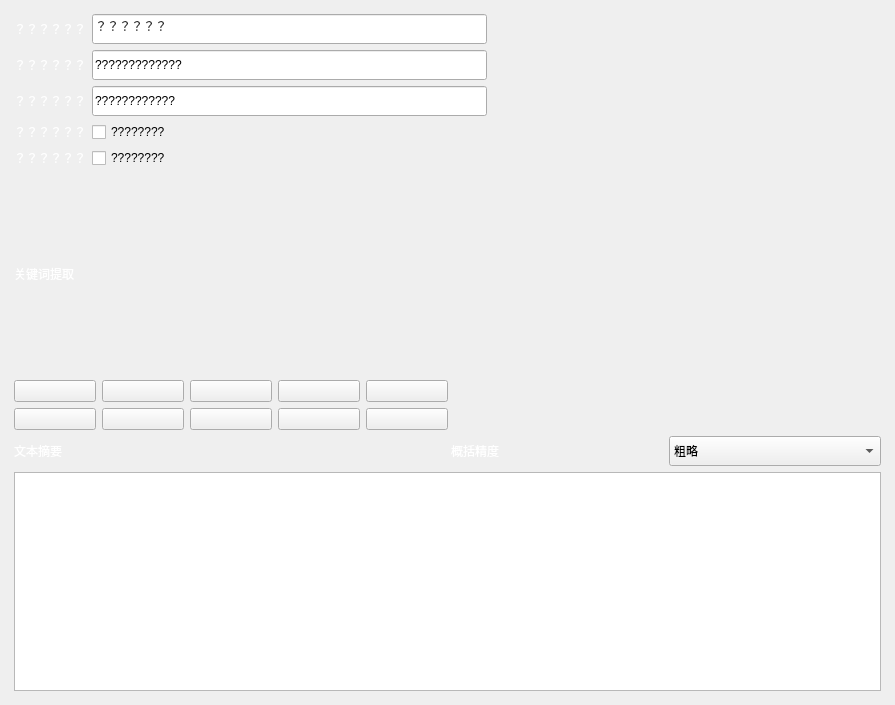
<?xml version="1.0" encoding="UTF-8"?>
<ui version="4.0">
 <class>MainPages</class>
 <widget class="QWidget" name="MainPages">
  <property name="geometry">
   <rect>
    <x>0</x>
    <y>0</y>
    <width>895</width>
    <height>705</height>
   </rect>
  </property>
  <property name="windowTitle">
   <string>Form</string>
  </property>
  <layout class="QVBoxLayout" name="main_pages_layout">
   <property name="spacing">
    <number>0</number>
   </property>
   <property name="leftMargin">
    <number>5</number>
   </property>
   <property name="topMargin">
    <number>5</number>
   </property>
   <property name="rightMargin">
    <number>5</number>
   </property>
   <property name="bottomMargin">
    <number>5</number>
   </property>
   <item>
    <widget class="QStackedWidget" name="pages">
     <property name="currentIndex">
      <number>3</number>
     </property>
     <widget class="QWidget" name="page_home">
      <property name="styleSheet">
       <string notr="true">font-size: 14pt</string>
      </property>
      <layout class="QVBoxLayout" name="page_1_layout">
       <property name="spacing">
        <number>5</number>
       </property>
       <property name="leftMargin">
        <number>5</number>
       </property>
       <property name="topMargin">
        <number>5</number>
       </property>
       <property name="rightMargin">
        <number>5</number>
       </property>
       <property name="bottomMargin">
        <number>5</number>
       </property>
       <item alignment="Qt::AlignmentFlag::AlignHCenter">
        <widget class="QFrame" name="welcome_base">
         <property name="minimumSize">
          <size>
           <width>300</width>
           <height>150</height>
          </size>
         </property>
         <property name="maximumSize">
          <size>
           <width>300</width>
           <height>150</height>
          </size>
         </property>
         <property name="frameShape">
          <enum>QFrame::Shape::NoFrame</enum>
         </property>
         <property name="frameShadow">
          <enum>QFrame::Shadow::Raised</enum>
         </property>
         <layout class="QVBoxLayout" name="center_page_layout">
          <property name="spacing">
           <number>10</number>
          </property>
          <property name="leftMargin">
           <number>0</number>
          </property>
          <property name="topMargin">
           <number>0</number>
          </property>
          <property name="rightMargin">
           <number>0</number>
          </property>
          <property name="bottomMargin">
           <number>0</number>
          </property>
          <item>
           <widget class="QFrame" name="logo">
            <property name="minimumSize">
             <size>
              <width>300</width>
              <height>120</height>
             </size>
            </property>
            <property name="maximumSize">
             <size>
              <width>300</width>
              <height>120</height>
             </size>
            </property>
            <property name="frameShape">
             <enum>QFrame::Shape::NoFrame</enum>
            </property>
            <property name="frameShadow">
             <enum>QFrame::Shadow::Raised</enum>
            </property>
            <layout class="QVBoxLayout" name="logo_layout">
             <property name="spacing">
              <number>0</number>
             </property>
             <property name="leftMargin">
              <number>0</number>
             </property>
             <property name="topMargin">
              <number>0</number>
             </property>
             <property name="rightMargin">
              <number>0</number>
             </property>
             <property name="bottomMargin">
              <number>0</number>
             </property>
            </layout>
           </widget>
          </item>
          <item>
           <widget class="QLabel" name="label">
            <property name="text">
             <string>Welcome To PyOneDark GUI</string>
            </property>
            <property name="alignment">
             <set>Qt::AlignmentFlag::AlignCenter</set>
            </property>
           </widget>
          </item>
         </layout>
        </widget>
       </item>
      </layout>
     </widget>
     <widget class="QWidget" name="page_tools">
      <layout class="QVBoxLayout" name="page_2_layout">
       <property name="spacing">
        <number>5</number>
       </property>
       <property name="leftMargin">
        <number>5</number>
       </property>
       <property name="topMargin">
        <number>5</number>
       </property>
       <property name="rightMargin">
        <number>5</number>
       </property>
       <property name="bottomMargin">
        <number>5</number>
       </property>
       <item>
        <widget class="QScrollArea" name="scroll_area">
         <property name="styleSheet">
          <string notr="true">background: transparent;</string>
         </property>
         <property name="frameShape">
          <enum>QFrame::Shape::NoFrame</enum>
         </property>
         <property name="verticalScrollBarPolicy">
          <enum>Qt::ScrollBarPolicy::ScrollBarAlwaysOff</enum>
         </property>
         <property name="horizontalScrollBarPolicy">
          <enum>Qt::ScrollBarPolicy::ScrollBarAlwaysOff</enum>
         </property>
         <property name="widgetResizable">
          <bool>true</bool>
         </property>
         <widget class="QWidget" name="contents">
          <property name="geometry">
           <rect>
            <x>0</x>
            <y>0</y>
            <width>233</width>
            <height>265</height>
           </rect>
          </property>
          <property name="styleSheet">
           <string notr="true">background: transparent;</string>
          </property>
          <layout class="QVBoxLayout" name="verticalLayout">
           <property name="spacing">
            <number>15</number>
           </property>
           <property name="leftMargin">
            <number>5</number>
           </property>
           <property name="topMargin">
            <number>5</number>
           </property>
           <property name="rightMargin">
            <number>5</number>
           </property>
           <property name="bottomMargin">
            <number>5</number>
           </property>
           <item>
            <widget class="QLabel" name="title_label">
             <property name="maximumSize">
              <size>
               <width>16777215</width>
               <height>40</height>
              </size>
             </property>
             <property name="font">
              <font>
               <pointsize>16</pointsize>
              </font>
             </property>
             <property name="styleSheet">
              <string notr="true">font-size: 16pt</string>
             </property>
             <property name="text">
              <string>Custom Widgets Page</string>
             </property>
             <property name="alignment">
              <set>Qt::AlignmentFlag::AlignCenter</set>
             </property>
            </widget>
           </item>
           <item>
            <widget class="QLabel" name="description_label">
             <property name="text">
              <string>Here will be all the custom widgets, they will be added over time on this page.
I will try to always record a new tutorial when adding a new Widget and updating the project on Patreon before launching on GitHub and GitHub after the public release.</string>
             </property>
             <property name="alignment">
              <set>Qt::AlignmentFlag::AlignHCenter|Qt::AlignmentFlag::AlignTop</set>
             </property>
             <property name="wordWrap">
              <bool>true</bool>
             </property>
            </widget>
           </item>
           <item>
            <layout class="QHBoxLayout" name="row_1_layout"/>
           </item>
           <item>
            <layout class="QHBoxLayout" name="row_2_layout"/>
           </item>
           <item>
            <layout class="QHBoxLayout" name="row_3_layout"/>
           </item>
           <item>
            <layout class="QVBoxLayout" name="row_4_layout"/>
           </item>
           <item>
            <layout class="QVBoxLayout" name="row_5_layout"/>
           </item>
          </layout>
         </widget>
        </widget>
       </item>
      </layout>
     </widget>
     <widget class="QWidget" name="page_videoplayer">
      <property name="styleSheet">
       <string notr="true">QFrame {
	font-size: 16pt;
}</string>
      </property>
      <layout class="QVBoxLayout" name="verticalLayout_4">
       <item>
        <layout class="QVBoxLayout" name="verticalLayout_3" stretch="11,0">
         <item>
          <widget class="QWidget" name="video_widget" native="true">
           <property name="styleSheet">
            <string notr="true">background-color: rgb(0, 0, 0);
font: 500 15pt &quot;JetBrains Mono&quot;;
color: rgb(255, 255, 255);</string>
           </property>
           <layout class="QVBoxLayout" name="verticalLayout_6"/>
          </widget>
         </item>
         <item>
          <layout class="QHBoxLayout" name="horizontalLayout_4" stretch="1,5">
           <item>
            <layout class="QHBoxLayout" name="horizontalLayout" stretch="1,1,0,0">
             <property name="spacing">
              <number>1</number>
             </property>
             <item>
              <widget class="PyIconButton" name="prev_btn">
               <property name="minimumSize">
                <size>
                 <width>40</width>
                 <height>40</height>
                </size>
               </property>
               <property name="styleSheet">
                <string notr="true"/>
               </property>
               <property name="text">
                <string/>
               </property>
              </widget>
             </item>
             <item>
              <widget class="PyIconButton" name="stop_btn">
               <property name="minimumSize">
                <size>
                 <width>40</width>
                 <height>40</height>
                </size>
               </property>
               <property name="styleSheet">
                <string notr="true"/>
               </property>
               <property name="text">
                <string/>
               </property>
              </widget>
             </item>
             <item>
              <widget class="PyIconButton" name="next_btn">
               <property name="minimumSize">
                <size>
                 <width>40</width>
                 <height>40</height>
                </size>
               </property>
               <property name="styleSheet">
                <string notr="true"/>
               </property>
               <property name="text">
                <string/>
               </property>
              </widget>
             </item>
             <item>
              <layout class="QHBoxLayout" name="horizontalLayout_3"/>
             </item>
            </layout>
           </item>
           <item>
            <layout class="QHBoxLayout" name="horizontalLayout_2" stretch="8,0,1">
             <item>
              <widget class="PySlider" name="progressbar">
               <property name="orientation">
                <enum>Qt::Orientation::Horizontal</enum>
               </property>
              </widget>
             </item>
             <item>
              <widget class="QLabel" name="progress_label">
               <property name="styleSheet">
                <string notr="true">font: 14pt &quot;JetBrains Mono&quot;;
color: rgb(255, 255, 255);</string>
               </property>
               <property name="text">
                <string>00:00</string>
               </property>
              </widget>
             </item>
             <item>
              <widget class="PyIconButton" name="volume_btn">
               <property name="minimumSize">
                <size>
                 <width>40</width>
                 <height>40</height>
                </size>
               </property>
               <property name="text">
                <string/>
               </property>
              </widget>
             </item>
            </layout>
           </item>
          </layout>
         </item>
        </layout>
       </item>
      </layout>
     </widget>
     <widget class="QWidget" name="page_tool">
      <layout class="QVBoxLayout" name="verticalLayout_5">
       <item>
        <layout class="QHBoxLayout" name="horizontalLayout_5" stretch="0,0,0">
         <item>
          <widget class="QLabel" name="temp1_1">
           <property name="styleSheet">
            <string notr="true">font: 14pt &quot;JetBrains Mono&quot;;
color: rgb(255, 255, 255);</string>
           </property>
           <property name="text">
            <string>？？？？？？</string>
           </property>
          </widget>
         </item>
         <item>
          <widget class="PyLineEdit" name="lineEdit1">
           <property name="minimumSize">
            <size>
             <width>80</width>
             <height>30</height>
            </size>
           </property>
           <property name="text">
            <string>？？？？？？</string>
           </property>
          </widget>
         </item>
         <item>
          <spacer name="horizontalSpacer">
           <property name="orientation">
            <enum>Qt::Orientation::Horizontal</enum>
           </property>
           <property name="sizeHint" stdset="0">
            <size>
             <width>100</width>
             <height>20</height>
            </size>
           </property>
          </spacer>
         </item>
        </layout>
       </item>
       <item>
        <layout class="QHBoxLayout" name="horizontalLayout_6">
         <item>
          <widget class="QLabel" name="label_4">
           <property name="styleSheet">
            <string notr="true">font: 14pt &quot;JetBrains Mono&quot;;
color: rgb(255, 255, 255);</string>
           </property>
           <property name="text">
            <string>？？？？？？</string>
           </property>
          </widget>
         </item>
         <item>
          <widget class="PyLineEdit" name="lineEdit2">
           <property name="minimumSize">
            <size>
             <width>0</width>
             <height>30</height>
            </size>
           </property>
           <property name="text">
            <string>?????????????</string>
           </property>
          </widget>
         </item>
         <item>
          <spacer name="horizontalSpacer_2">
           <property name="orientation">
            <enum>Qt::Orientation::Horizontal</enum>
           </property>
           <property name="sizeHint" stdset="0">
            <size>
             <width>100</width>
             <height>20</height>
            </size>
           </property>
          </spacer>
         </item>
        </layout>
       </item>
       <item>
        <layout class="QHBoxLayout" name="horizontalLayout_7">
         <item>
          <widget class="QLabel" name="label_5">
           <property name="styleSheet">
            <string notr="true">font: 14pt &quot;JetBrains Mono&quot;;
color: rgb(255, 255, 255);</string>
           </property>
           <property name="text">
            <string>？？？？？？</string>
           </property>
          </widget>
         </item>
         <item>
          <widget class="PyLineEdit" name="lineEdit3">
           <property name="minimumSize">
            <size>
             <width>0</width>
             <height>30</height>
            </size>
           </property>
           <property name="text">
            <string>????????????</string>
           </property>
          </widget>
         </item>
         <item>
          <spacer name="horizontalSpacer_3">
           <property name="orientation">
            <enum>Qt::Orientation::Horizontal</enum>
           </property>
           <property name="sizeHint" stdset="0">
            <size>
             <width>40</width>
             <height>20</height>
            </size>
           </property>
          </spacer>
         </item>
        </layout>
       </item>
       <item>
        <layout class="QHBoxLayout" name="horizontalLayout_8" stretch="0,4,0">
         <item>
          <widget class="QLabel" name="label_8">
           <property name="styleSheet">
            <string notr="true">font: 14pt &quot;JetBrains Mono&quot;;
color: rgb(255, 255, 255);</string>
           </property>
           <property name="text">
            <string>？？？？？？</string>
           </property>
          </widget>
         </item>
         <item>
          <widget class="PyToggle" name="checkBox">
           <property name="text">
            <string>????????</string>
           </property>
          </widget>
         </item>
         <item>
          <spacer name="horizontalSpacer_4">
           <property name="orientation">
            <enum>Qt::Orientation::Horizontal</enum>
           </property>
           <property name="sizeHint" stdset="0">
            <size>
             <width>200</width>
             <height>20</height>
            </size>
           </property>
          </spacer>
         </item>
        </layout>
       </item>
       <item>
        <layout class="QHBoxLayout" name="horizontalLayout_9" stretch="0,4,0">
         <item>
          <widget class="QLabel" name="label_9">
           <property name="styleSheet">
            <string notr="true">font: 14pt &quot;JetBrains Mono&quot;;
color: rgb(255, 255, 255);</string>
           </property>
           <property name="text">
            <string>？？？？？？</string>
           </property>
          </widget>
         </item>
         <item>
          <widget class="PyToggle" name="checkBox_2">
           <property name="text">
            <string>????????</string>
           </property>
          </widget>
         </item>
         <item>
          <spacer name="horizontalSpacer_5">
           <property name="orientation">
            <enum>Qt::Orientation::Horizontal</enum>
           </property>
           <property name="sizeHint" stdset="0">
            <size>
             <width>200</width>
             <height>20</height>
            </size>
           </property>
          </spacer>
         </item>
        </layout>
       </item>
       <item>
        <layout class="QVBoxLayout" name="verticalLayout_2" stretch="0,7">
         <item>
          <widget class="QLabel" name="label_2">
           <property name="styleSheet">
            <string notr="true">font: 14pt &quot;JetBrains Mono&quot;;
color: rgb(255, 255, 255);</string>
           </property>
           <property name="text">
            <string>关键词提取</string>
           </property>
          </widget>
         </item>
         <item>
          <layout class="QHBoxLayout" name="horizontalLayout_12" stretch="1,1">
           <item>
            <layout class="QGridLayout" name="gridLayout">
             <item row="0" column="2">
              <widget class="PyPushButton" name="pushButton_3">
               <property name="text">
                <string/>
               </property>
              </widget>
             </item>
             <item row="1" column="2">
              <widget class="PyPushButton" name="pushButton_7">
               <property name="text">
                <string/>
               </property>
              </widget>
             </item>
             <item row="1" column="3">
              <widget class="PyPushButton" name="pushButton_8">
               <property name="text">
                <string/>
               </property>
              </widget>
             </item>
             <item row="0" column="3">
              <widget class="PyPushButton" name="pushButton_4">
               <property name="text">
                <string/>
               </property>
              </widget>
             </item>
             <item row="1" column="4">
              <widget class="PyPushButton" name="pushButton_10">
               <property name="text">
                <string/>
               </property>
              </widget>
             </item>
             <item row="0" column="1">
              <widget class="PyPushButton" name="pushButton_2">
               <property name="text">
                <string/>
               </property>
              </widget>
             </item>
             <item row="1" column="0">
              <widget class="PyPushButton" name="pushButton_5">
               <property name="text">
                <string/>
               </property>
              </widget>
             </item>
             <item row="0" column="4">
              <widget class="PyPushButton" name="pushButton_9">
               <property name="text">
                <string/>
               </property>
              </widget>
             </item>
             <item row="0" column="0">
              <widget class="PyPushButton" name="pushButton_1">
               <property name="text">
                <string/>
               </property>
              </widget>
             </item>
             <item row="1" column="1">
              <widget class="PyPushButton" name="pushButton_6">
               <property name="text">
                <string/>
               </property>
              </widget>
             </item>
            </layout>
           </item>
           <item>
            <spacer name="horizontalSpacer_6">
             <property name="orientation">
              <enum>Qt::Orientation::Horizontal</enum>
             </property>
             <property name="sizeHint" stdset="0">
              <size>
               <width>40</width>
               <height>20</height>
              </size>
             </property>
            </spacer>
           </item>
          </layout>
         </item>
        </layout>
       </item>
       <item>
        <layout class="QVBoxLayout" name="verticalLayout_7">
         <item>
          <layout class="QHBoxLayout" name="horizontalLayout_10">
           <item>
            <widget class="QLabel" name="label_3">
             <property name="styleSheet">
              <string notr="true">font: 14pt &quot;JetBrains Mono&quot;;
color: rgb(255, 255, 255);</string>
             </property>
             <property name="text">
              <string>文本摘要</string>
             </property>
            </widget>
           </item>
           <item>
            <layout class="QHBoxLayout" name="horizontalLayout_11">
             <item>
              <widget class="QLabel" name="label_7">
               <property name="styleSheet">
                <string notr="true">font: 14pt &quot;JetBrains Mono&quot;;
color: rgb(255, 255, 255);</string>
               </property>
               <property name="text">
                <string>概括精度</string>
               </property>
              </widget>
             </item>
             <item>
              <widget class="PyComboBox" name="comboBox">
               <property name="minimumSize">
                <size>
                 <width>0</width>
                 <height>30</height>
                </size>
               </property>
               <item>
                <property name="text">
                 <string>粗略</string>
                </property>
               </item>
               <item>
                <property name="text">
                 <string>简单</string>
                </property>
               </item>
               <item>
                <property name="text">
                 <string>详细</string>
                </property>
               </item>
              </widget>
             </item>
            </layout>
           </item>
          </layout>
         </item>
         <item>
          <widget class="PyPlainTextEdit" name="plainTextEdit"/>
         </item>
        </layout>
       </item>
      </layout>
     </widget>
    </widget>
   </item>
  </layout>
 </widget>
 <customwidgets>
  <customwidget>
   <class>PySlider</class>
   <extends>QSlider</extends>
   <header>gui.widgets.py_slider.py_slider</header>
  </customwidget>
  <customwidget>
   <class>PyIconButton</class>
   <extends>QPushButton</extends>
   <header>gui.widgets.py_icon_button.py_icon_button</header>
  </customwidget>
  <customwidget>
   <class>PyPushButton</class>
   <extends>QPushButton</extends>
   <header>gui.widgets.py_push_button.py_push_button</header>
  </customwidget>
  <customwidget>
   <class>PyToggle</class>
   <extends>QCheckBox</extends>
   <header>gui.widgets.py_toggle.py_toggle</header>
  </customwidget>
  <customwidget>
   <class>PyLineEdit</class>
   <extends>QLineEdit</extends>
   <header>gui.widgets.py_line_edit.py_line_edit</header>
  </customwidget>
  <customwidget>
   <class>PyComboBox</class>
   <extends>QComboBox</extends>
   <header location="global">gui.widgets.py_combobox.py_combobox</header>
  </customwidget>
  <customwidget>
   <class>PyPlainTextEdit</class>
   <extends>QPlainTextEdit</extends>
   <header>gui.widgets.py_plain_text_edit.py_plain_text_edit</header>
  </customwidget>
 </customwidgets>
 <resources/>
 <connections/>
</ui>
